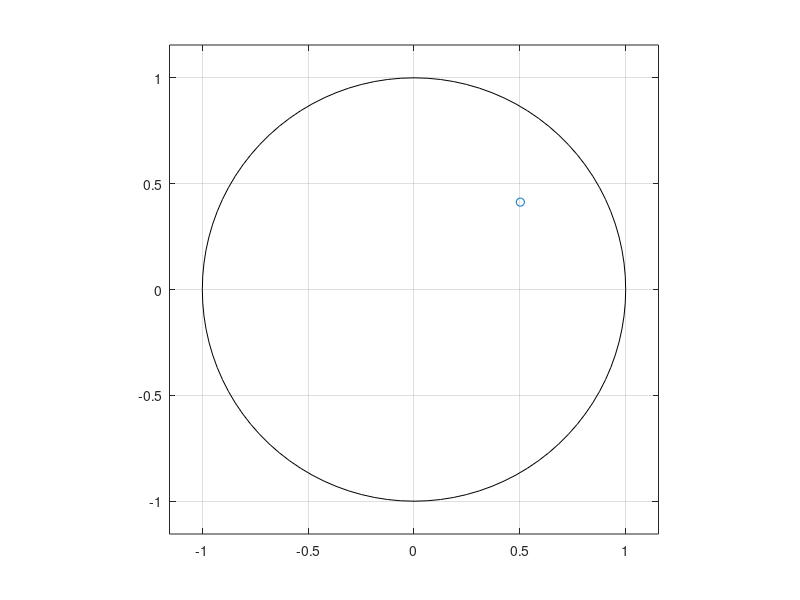

Recreate this plot in MATLAB. (Note: this script raises an error after producing the figure.)
clear
clc

% ------------- Resposta ao degrau unitário -------------
% ***** Digite o numerador e o denominador da função de transferência *****
num = 19316.8821;
den = [1 122.8849 19316.8821];

Gs = tf(num, den);
%Gz = c2d(Gs);
% ***** Digite o seguinte comando de resposta ao degrau *****
step(Gs)
% ***** Digite os comandos para inserir a grade e o título do gráfico *****
grid
title (' Resposta ao Degrau Unitário de G(s) =')

%S = stepinfo(Gs); 

%Controlador Plano Z Lugar Raizes
% Informacoes de Projeto
Mp = 0.14;
ts5 = 0.023;                     % Tempo de acomodacao(5%)
Ta = 3.3e-3;
%Calculo Fator de Amortecimento (Zeta)
Zeta=sqrt(log(Mp)^2/(pi^2+log(Mp)^2));

%Calculo Frequência Natural não amortecida (Wn)
Wn=3/(Zeta*ts5);

%Z1 Polo dominante de Malha Fechada desejado
s1=-Zeta*Wn+1j*Wn*sqrt(1-Zeta^2);
z1=exp(s1*Ta);

Gz=c2d(Gs,Ta);
disp('Gz:')
zpk(Gz)
zplane(z1)

[num,den]=tfdata(Gz,'v');
G2z=minreal(tf([num(2) num(3)],[1 -1],Ta));
[n2,d2]=tfdata(G2z,'v');

% fi2 é o ângulo de G2z quando z=z1
fi2=angle(polyval(n2,z1)/polyval(d2,z1));
% fi1 é o ângulo de G1z quando z=z1
fi1=-pi-fi2;

% Polo do controlador
beta=(imag(z1)-real(z1)*tan(-fi1))/tan(-fi1);

% Funcao de transferencia pulsada para o controlador, sem considerar o K
G1z=tf(1,[1 beta],Ta);
FTMA = G1z*G2z;

% Calculo do ganho k
[n,d]=tfdata(FTMA,'v');
K = 1/ abs(polyval(n,z1)/polyval(d,z1));
 
 % Bloco controlador
Cz = tf(den,[1 beta-1 -beta],Ta)*K;

%Função de Tranferencia de malha fechada
FTMF = minreal(feedback(Cz*Gz,1));

% Verificação do polo de malha fechada alcançado
pole(FTMF)

% Degrau de 1 a 1.5
opt = stepDataOptions('InputOffset',1,'StepAmplitude',.5);

figure(3)
step(FTMF)
 
 
 
 
 
